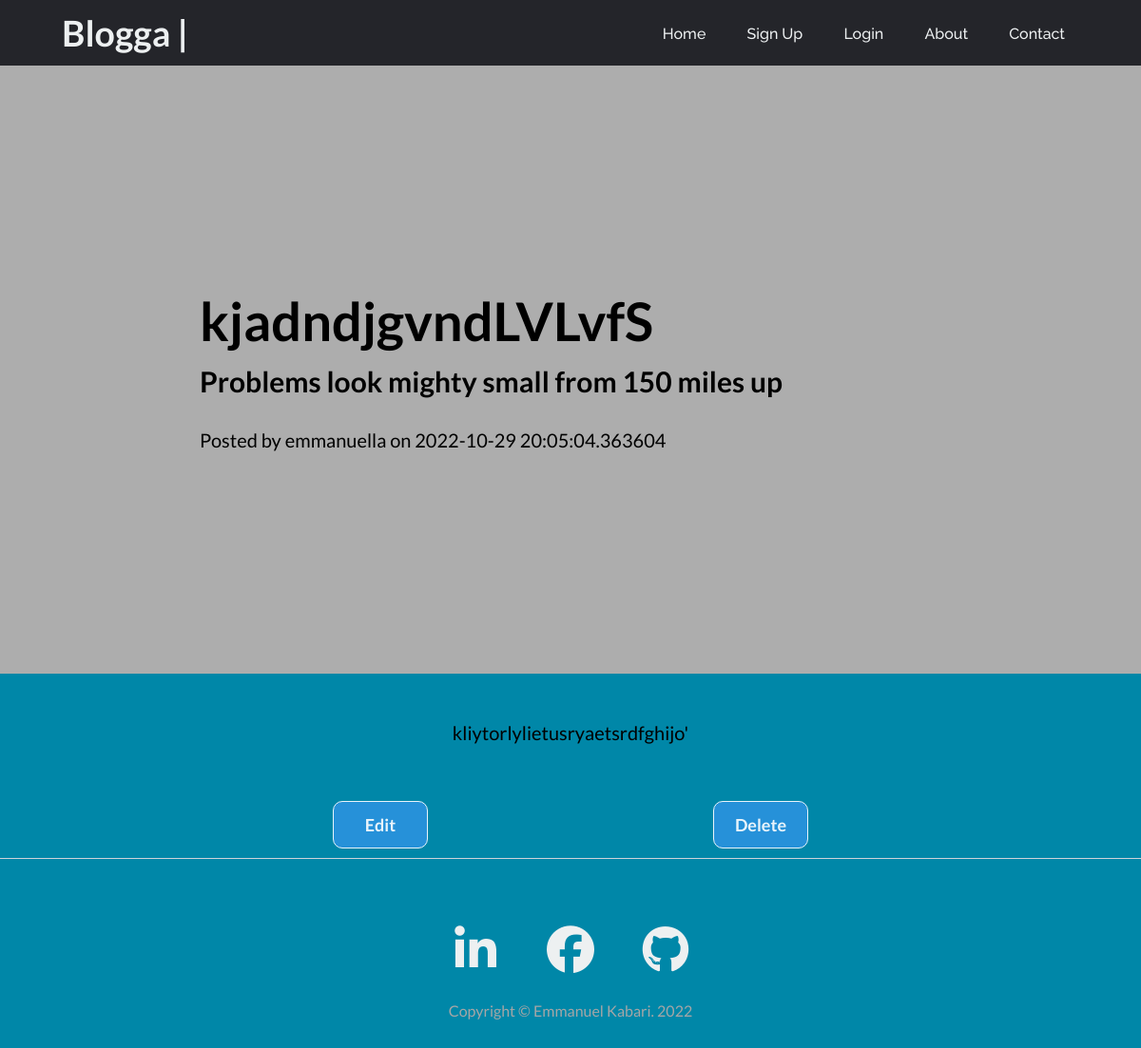
Screenshot of /blogposts/post/3 with the database file from the repository.
### app.py (models this page shows, shortened)
class BlogPost(db.Model):
    __tablename__ = 'blog_post'
    id = db.Column(db.Integer(), primary_key=True)
    caption = db.Column(db.String(), nullable=False)
    content = db.Column(db.String(), nullable=False)
    owner_id = db.Column(db.Integer(), db.ForeignKey(
        'users.id'), nullable=False)
    date_created = db.Column(db.DateTime(), default=datetime.utcnow)

class User(db.Model, UserMixin):
    __tablename__ = 'users'
    id = db.Column(db.Integer(), primary_key=True)
    firstname = db.Column(db.String(), nullable=False, unique=False)
    lastname = db.Column(db.String(), nullable=False, unique=False)
    username = db.Column(db.String(50), nullable=False, unique=True)
    email = db.Column(db.String(60), nullable=False, unique=True)
    password_hash = db.Column(db.Text(), nullable=False)
    posts = db.relationship('BlogPost', backref='owner')

### app.py (the view)
@app.route('/blogposts/post/<int:id>', methods=['GET', 'POST'])
def view_post(id):
    post = BlogPost.query.get_or_404(id)
    return render_template('post.html', post=post)

### templates/post.html (shortened to what this page needs)
{% extends 'base.html' %}
{% block content %}
<div class="post-hero">
    <div class="post-container position-relative px-4 px-lg-5">
        <div class="row gx-4 gx-lg-5 justify-content-center">
            <div class="col-md-10 col-lg-8 col-xl-7">
                <div class="post-heading">
                    <h1>{{post.caption}}</h1>
                    <h2 class="subheading">Problems look mighty small from 150 miles up</h2>
                    <span class="meta">
                        Posted by
                        {{ post.owner.username }}
                        on {{post.date_created}}
                    </span>
                </div>
            </div>
        </div>
    </div>
</div>
<article class="article-section">
    <div class="article-container">
        <div class="article-row">
            <div class="article-content">
                <p>{{post.content}}</p>
            </div>
        </div>
    </div>
</article>
<div class="btn-group">
    <div class="button">
        <a href="{{url_for('edit_post', id=post.id)}}"><input class="message-btn" id="message-btn" type="submit" value="Edit"></a>
    </div>
    <div class="button">
        <a href="{{url_for('delete_post', id=post.id)}}"><input class="message-btn" id="message-btn" type="submit" value="Delete"></a>
    </div>
</div>
{% endblock %}

### static/css/style.css (style rules this page uses)
* { margin: 0; padding: 0; box-sizing: border-box; font-family: 'Lato'; }
body { background: #0087a8; }
li, a { font-family: 'Raleway', sans-serif; font-weight: 500; font-size: 16px; color: #edf0f1; text-decoration: none; }
input[type="submit"] { width: 100%; height: 50px; border: 1px solid; background: #2691d9; border-radius: 5px; font-size: 18px; color: #e9f4fb; font-weight: 700; cursor: pointer; outline: none; }
.row { display: flex; flex-wrap: wrap; }
.post-hero { min-height: 80vh; display: flex; justify-content: center; align-items: center; margin: auto; background-color: #adadad; }
.post-container { width: 800px; padding: 10px; }
.post-heading h1 { margin: 0 0 8px; font-size: 56px; word-wrap: break-word; }
.post-heading h2 { margin: 12px 0px 32px; font-size: 30px; word-wrap: break-word; }
.post-heading .meta { font-size: 20px; margin: 0px 0px 8px; }
.article-section { display: flex; justify-content: center; margin: auto; }
.article-container { font-size: 20px; }
.article-row { padding: 0px 24px; }
.article-content { margin: 50px 0px; }
input[class="message-btn"] { width: 20%; height: 50px; border: 1px solid; background: #2691d9; border-radius: 10px; font-size: 18px; color: #e9f4fb; font-weight: 700; cursor: pointer; outline: none; }
.btn-group { width: 800px; height: 70px; display: flex; margin: auto; }
.button { margin: auto; width: 400px; display: flex; justify-content: center; }
input[id="message-btn"] { height: 50px; width: 100px; }

### rows the page displays
BlogPost: caption "kjadndjgvndLVLvfS", date_created "2022-10-29 20:05:04.363604", content "kliytorlylietusryaetsrdfghijo'"
User: owner.username "emmanuella"
